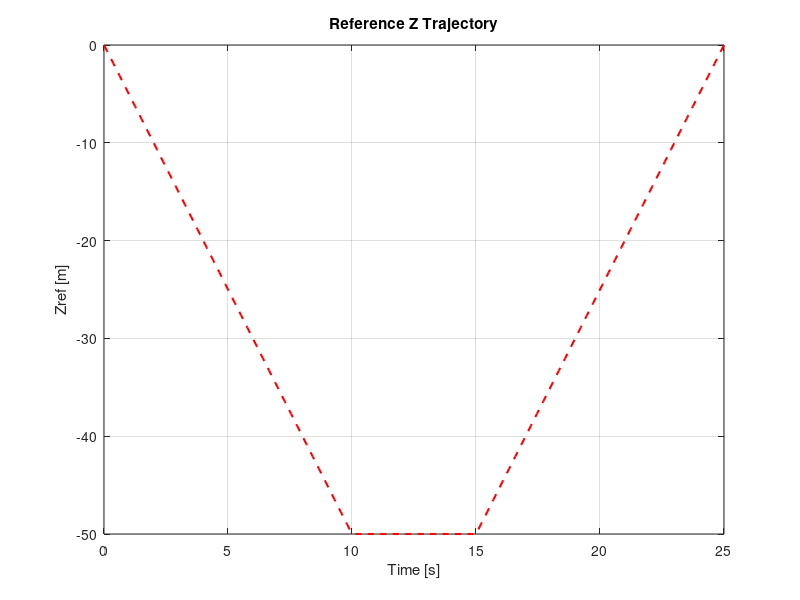
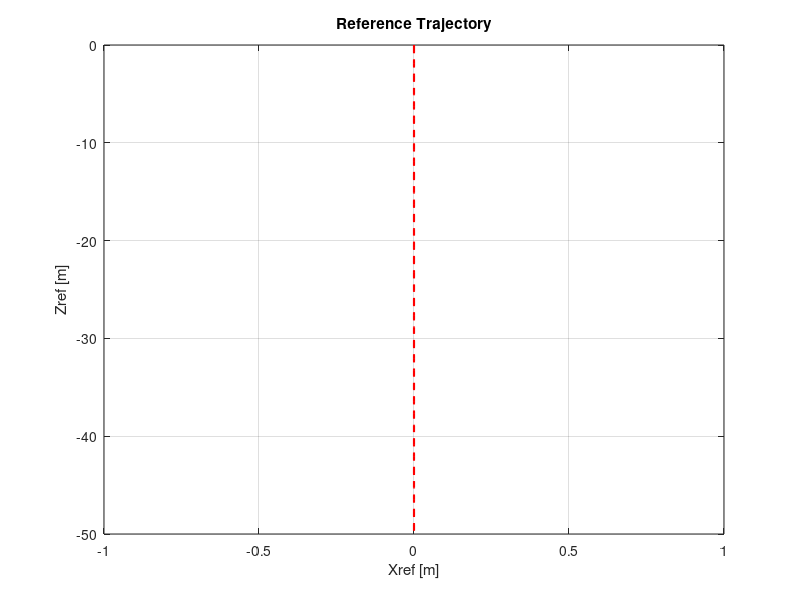
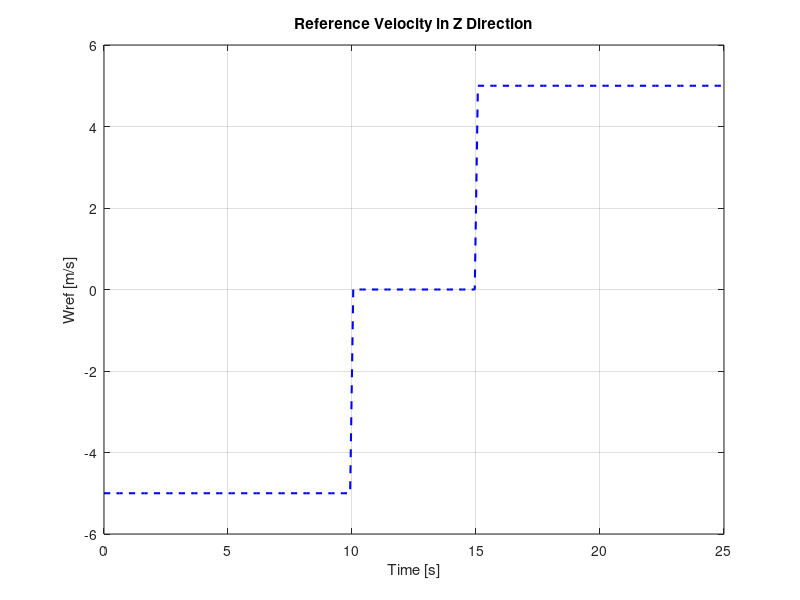
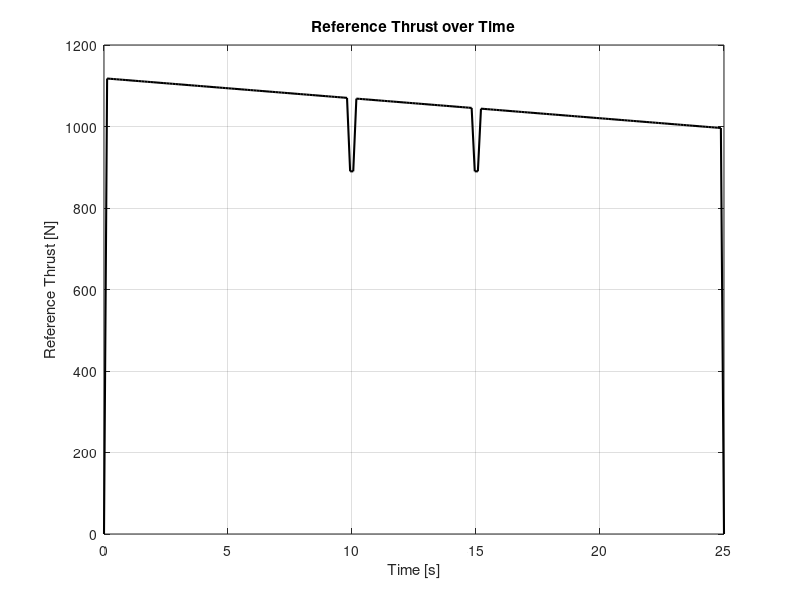

Reproduce these figures in MATLAB, in order. (Note: this script raises an error after producing the figures.)
%% Initial conditions:
% x(:,1:3)     = [X Y Z]              (position NED)
% x(:,4:6)     = [u v w]                (body velocity)
% x(:,7:9)     = [P Q R]                (body rates)
% x(:,10:13) = [q0 q1 q2 q3]      (quaternion)

%% some ideas:
%1- We can sweep over different values of Q and R and track the error to get
% lower value 
% 2- Add the mass change from the looking table, add rate limit to thrust
% and limit thrust. 
% 3- Test different trajectory 
% 4- Add ground to the sim
% 5- Linearize around cg step instead of time step
% still need the tvc req input to track 

%% ==== INITIAL CONDITIONS ====
clc, close all, clear all

x0 = zeros(13,1);
x0(12) = sqrt(2)/2;
x0(10) = sqrt(2)/2;

%% ==== TIME ====
tf = 25;                         % Final time
dt = 0.01;                      % Time step
N = 200;                       % Number of points 
t = linspace(0 , tf , N); % Time vector 
nx = 13;                        % Number of states 
nu = 4;                           % Number of inputs 
%% ==== CONSTANTS ====
m0  = 114;                    % initial mass [kg]
mdot = 0.5;                   % mass flow rate [kg/s]
mf = 50;
D_m = 0.25;
r_m = D_m/2;
L_m = 4;
g   = ones(N, 1) * 9.81;

%% ==== TIME-VARYING MASS AND INERTIA====
m =  max(m0 - mdot*t, mf)'; 

%% ==== TRAJECTORY AND CONTROL INPUT====
% Desired Trajectory:

% Preallocate arrays
Zref = zeros(length(t),1);
Wref = zeros(length(t),1);
Xref = zeros(length(t),1);
Uref = zeros(length(t),1);

for k = 1:length(t)
    
    if t(k) <= 10
        % Ascend (upward)
        az = -5;                         % acceleration in z
        Zref (k) = -5 * t(k);     % from 0 to -50 m
        Wref (k) = -5;

    elseif t(k) <= 15
        % Hover
        Zref (k) = -50;
        Wref (k) = 0;

    elseif t(k) <= 25
        % Descend
        Zref (k) = -50 + 5*(t(k)-15);
        Wref (k) = 5;

    else
        Zref(k) = 0;
        Wref(k) = 0;
    end

end

    % for i = (90: length(t))
    % ax = 1; % acceleration in x
    % Xref (i) =   0.5 * ax * t(i)^2;
    % Uref (i) = ax*t(i) ;
    % end 
        
x_ref = zeros(length(t),13);
x_ref(:, 1) = Xref;
x_ref(:, 5) = Uref;
x_ref(:,3) = Zref;
x_ref(:,4) = Wref;
x_ref(:,12) = sqrt(2)/2;
x_ref(:,10) = sqrt(2)/2;


figure;
plot(t, x_ref(:,3), 'r--', 'LineWidth', 1.5);
xlabel('Time [s]');
ylabel('Zref [m]');
title('Reference Z Trajectory');
grid on;

figure;
plot(x_ref(:,1), x_ref(:,3), 'r--', 'LineWidth', 1.5);
xlabel('Xref [m]');
ylabel('Zref [m]');
title('Reference Trajectory');
grid on;

figure;
plot(t, x_ref(:,4), 'b--', 'LineWidth', 1.5);
xlabel('Time [s]');
ylabel('Wref [m/s]');
title('Reference Velocity in Z Direction');
grid on;

% Desired control input:
Zddot_ref = zeros(N,1);
Xddot_ref = zeros(N,1);
Tref = zeros(N,1);
delta_p_ref = zeros(N,1);

% for i = 2:length(t)-1
% 
%     Zddot_ref(i) = (Wref(i+1) - Wref(i-1)) / (t(i+1) - t(i-1));
%     Xddot_ref(i) = (Uref(i+1) - Uref(i-1)) / (t(i+1) - t(i-1));
% 
%     Fz = m(i) * (g(i) - Zddot_ref(i));
%     Fx = m(i) * Xddot_ref(i);
% 
%     Tref(i) = sqrt(Fz^2 + Fx^2);
% 
%     delta_p_ref(i) = atan2(Fx, Fz);
% 
% end


for i = 2:length(t)-1
    
    Zddot_ref(i) = (Wref(i+1) - Wref(i-1)) / (t(i+1) - t(i-1));
    T_unsat = m(i).*g(i) - m(i).*Zddot_ref(i);
    Tref(i) = min( max(T_unsat, 890), 2400 );

end

% Preallocate arrays
delta_y_ref = zeros(N,1);
F_rcs_ref = zeros(N,1);

u_ref = [Tref, delta_p_ref, delta_y_ref, F_rcs_ref ];

figure;
plot(t, Tref, 'k-', 'LineWidth', 1.5);
xlabel('Time [s]');
ylabel('Reference Thrust [N]');
title('Reference Thrust over Time');
grid on;

figure;
plot(t, rad2deg(delta_p_ref), 'k-', 'LineWidth', 1.5);
xlabel('Time [s]');
ylabel('Reference delta p [deg]');
title('Reference TVC deflection for pitch attitude over Time');
grid on;


%% ========= LINEARIZATION (JACOBIANS)  =========
% Preallocate arrays
u_val = zeros(nu,N);
x_val = zeros(nx,N);
m_value = zeros(1,N);
A_num = zeros(nx,nx,N);
B_num = zeros(nx,nu,N);

for j = 1:N
    u_val = u_ref(j ,:)';  % Take the desired input value at current time step
    x_val = x_ref(j ,:)';  % Take the desired state values at current time step
    m_value = m(j , :);   % Mass value at current time step
    g_value =g(j , :);

    [Ai, Bi] = HopperLinearization_6DOF(x_val, u_val, m_value , g_value);
    A_num(: , : , j) = Ai;
    B_num(: , : , j) = Bi;
end


%% ========= RICCATI ========= 
Q_riccati = diag([10, 10, 100000, 50, 50, 50, 100, 100,  100, 100, 100, 100, 100]); 
% Q Penalizes state deviations, higher Q values lead to faster, more aggressive control
R_riccati = diag([0.009, 50, 50, 50]);
% R penalizes control effort, higher R values result in more conservative
% conrtol 

% Backward time vector:
time_vec = tf : -dt : 0;  

% Preallocate arrays
S = zeros(nx, nx, N);
V = zeros(nx, N);
W = zeros(1, N);

% Terminal conditions (at t_f)
xd = x_ref(end,:)'; % Desired terminal states 
Sf = eye(13);
S(:,:,1) = Sf;  % First element is t_f
V(:,1) = -Sf * xd;
W(1) = 0.5 * xd' * Sf * xd;

% =========  Backward integration loop =========
for i = 1:N-1
    % Current backward time
    t_current = t(i);
    
    % Get A, B at this time
    Ai = A_num(:,:,i);
    Bi = B_num(:,:,i);
    
    % Get x_ref at this time
    xi_ref = x_ref(i, :)';
    
    % Get current S, V, W
    Si = S(:,:,i);
    Vi = V(:,i);
    Wi = W(i);
   
    % ----- Integrate S backward -----
    S_vec = Si(:);
    % Compute S derivative
    Sdot_vec = Riccati(t_current, S_vec, Ai, Bi, Q_riccati, R_riccati);
    
    S_next = reshape(S_vec - Sdot_vec * dt, [nx, nx]);
 
    S(:,:,i+1) = S_next;
    
    % ----- Integrate V backward -----
    Vdot = Riccati_V(t_current, Vi, Ai, Bi, Si, R_riccati, xi_ref);
    V(:,i+1) = Vi - Vdot * dt;
    
    % ----- Integrate W backward -----
    Wdot = Riccati_W(t_current, Wi, Bi, Q_riccati, R_riccati, xi_ref, Vi);
    W(i+1) = Wi - Wdot * dt;
end 

% Reverse arrays to get forward time
S = flip(S, 3);
V = flip(V, 2);
W = flip(W, 2);

%% ========= CONTROL CALCULATION =========
% Preallocate arrays
u_lqr = zeros(nu, N);
K = zeros (nu, nx , N);
 THRUST = zeros(N,1);
% Initialize states
x_sim = zeros(nx, N);
x_sim(:,1) = x0;  % Initial actual state:

for i = 1:N-1
    
    % Get current state from simulation:
    x_current_actual = x_sim(:, i);
    
    % Get current gains (S, V, B) at time t(i):
    Si = S(:,:,i);
    Vi = V(:,i);
    Bi = B_num(:,:,i);
    
    
    x_ref_i = x_ref(i,:)';
    u_ref_i = u_ref(i,:)';

    % Tracking error
    e = x_current_actual - x_ref_i;

    % Calculate gains at this time step:
    K(:, : , i) = inv(R_riccati) * Bi' * Si;

    %  tracking LQR control
    u_current = u_ref_i - K(:, : , i) * e - inv(R_riccati) * Bi' * Vi;

    %  Apply to 6DOF 
    T_current = min( max(u_current(1), 890), 2400 ); % 890 N to 2400 limit
    delta_p_current = u_current(2);
    delta_y_current = u_current(3);
    F_rcs_current = u_current(4);
    THRUST(i) = T_current;
    odefun = @(tt, xx) hopper6dof2(tt, xx, T_current, delta_p_current, ...
                                   delta_y_current, F_rcs_current, m(i), g(i));
    
    [~, x_temp] = ode45(odefun, [t(i) t(i+1)], x_current_actual);
    x_sim(:,i+1) = x_temp(end,:)';
    
    u_lqr(:,i) = u_current;
end

u_lqr(:,N) = u_lqr(:,N-1);


%% ============ PLOTS ============
figure
plot(t, -x_sim(3,:), 'b-', 'LineWidth', 2); hold on;
plot(t, -x_ref(:,3), 'r--', 'LineWidth', 1.5);
xlabel('Time (s)'); ylabel('Altitude (m)');
title('Altitude Tracking');
legend('Actual', 'Desired', 'Location', 'best');
grid on;


figure('Position', [100, 100, 1400, 900]);

subplot(3,3,1);
plot(t, -x_sim(3,:), 'b-', 'LineWidth', 2); hold on;
plot(t, -x_ref(:,3), 'r--', 'LineWidth', 1.5);
xlabel('Time (s)'); ylabel('Altitude (m)');
title('Altitude Tracking');
legend('Actual', 'Desired', 'Location', 'best');
grid on;

subplot(3,3,2);
plot(t, x_sim(4,:), 'b-', 'LineWidth', 2); hold on;
plot(t, x_ref(:,4), 'r--', 'LineWidth', 1.5);
xlabel('Time (s)'); ylabel('Vertical Velocity (m/s)');
title('Vertical Velocity (u in body frame)');
legend('Actual', 'Desired');
grid on;

subplot(3,3,3);
plot(t(1:end-1)', THRUST(1:end-1,1), 'k-', 'LineWidth', 2);
hold on;
plot([t(1) t(end)], [m(1)*9.81 m(1)*9.81], 'r--', 'LineWidth', 1.5);
xlabel('Time (s)'); ylabel('Thrust (N)');
title('Thrust Command');
legend('Command', 'Hover Thrust');
grid on;

euler_angles = quat2eul(x_sim(10:13,:)');
subplot(3,3,4);
plot(t, rad2deg(euler_angles(:,1)), 'b-', 'LineWidth', 1.5); hold on;
plot(t, rad2deg(euler_angles(:,2)), 'r-', 'LineWidth', 1.5);
plot(t, rad2deg(euler_angles(:,3)), 'g-', 'LineWidth', 1.5);
xlabel('Time (s)'); ylabel('Angle (deg)');
title('Euler Angles');
legend('Roll (\phi)', 'Pitch (\theta)', 'Yaw (\psi)');
grid on;

subplot(3,3,5);
plot(t, (x_sim(7,:)), 'b-', 'LineWidth', 1.5); hold on;
plot(t, (x_sim(8,:)), 'r-', 'LineWidth', 1.5);
plot(t, (x_sim(9,:)), 'g-', 'LineWidth', 1.5);
xlabel('Time (s)'); ylabel('Rate (deg/s)');
title('Body Rates');
legend('P', 'Q', 'R');
grid on;


subplot(3,3,6);
plot(t(1:end-1), (u_lqr(2,1:end-1)), 'b-', 'LineWidth', 2); hold on;
plot(t(1:end-1), (u_lqr(3,1:end-1)), 'r-', 'LineWidth', 2);
xlabel('Time (s)'); ylabel('Command (deg)');
title('Pitch/Yaw Commands');
legend('\delta_p', '\delta_y');
grid on;

subplot(3,3,7);
alt_error = -x_sim(3,:) - (-x_ref(:,3)');
plot(t, alt_error, 'b-', 'LineWidth', 2);
xlabel('Time (s)'); ylabel('Error (m)');
title('Altitude Tracking Error');
grid on;

subplot(3,3,8);
plot(t, x_sim(5,:), 'b-', 'LineWidth', 1.5); hold on;
plot(t, x_sim(6,:), 'r', 'LineWidth', 1.5);
hold on;
xlabel('Time (s)'); ylabel('Velocities');
title('v and w velocities');
grid on;

subplot(3,3,9);
quat_norm = sqrt(sum(x_sim(10:13,:).^2, 1));
plot(t, quat_norm, 'b-', 'LineWidth', 2);
hold on;
plot([t(1) t(end)], [1 1], 'r--', 'LineWidth', 1.5);
xlabel('Time (s)'); ylabel('‖q‖');
title('Quaternion Norm');

grid on;


figure('Position', [100, 100, 800, 600]);
plot3(x_sim(1,:), x_sim(2,:), -x_sim(3,:), 'b-', 'LineWidth', 2);
hold on;
plot3(x_ref(:,1), x_ref(:,2), -x_ref(:,3), 'r--', 'LineWidth', 1.5);
xlabel('X (m)'); ylabel('Y (m)'); zlabel('Altitude (m)');
title('3D Trajectory');
legend('Actual', 'Desired');
grid on; view(45, 30);
